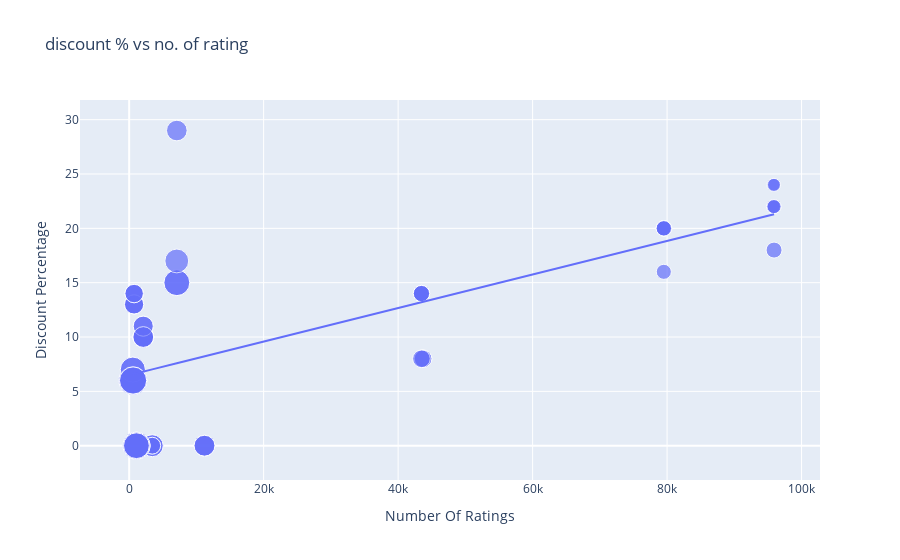

Notebook cell for this chart:
### Code cell
figure = px.scatter(data_frame=data, x = "Number Of Ratings", y ="Discount Percentage", size="Sale Price",trendline="ols", title="discount % vs no. of rating")
figure.show()

### Figure 1 — Plotly figure (JSON) as saved in the notebook; plotly's stock layout.template omitted (floating-point values rounded to 4 significant figures)
{"data": [{"hovertemplate": "Number Of Ratings=%{x}<br>Discount Percentage=%{y}<br>Sale Price=%{marker.size}<extra></extra>", "legendgroup": "", "marker": {"color": "#636efa", "size": [49900, 84900, 84900, 77000, 77000, 49900, 49900, 77000, 89900, 41999, 39999, 41999, 41999, 41999, 131900, 117100, 131900, 117100, 74999, 117900, 117100, 117900, 99900, 44999, 140900, 130900, 64900, 120900, 59900, 75900, 110900, 130900, 120900, 64900, 64900, 75900, 75900, 120900, 59900, 120900, 75900, 140900, 70900, 70900, 75900, 59900, 110900, 120900, 130900, 130900, 54999, 54999, 29999, 34999, 34999, 34999, 54999, 29999, 46999, 46999, 46999, 46999], "sizemode": "area", "sizeref": 352.2, "symbol": "circle"}, "mode": "markers", "name": "", "orientation": "v", "showlegend": false, "type": "scatter", "x": [3431, 3431, 3431, 11202, 11202, 3431, 3431, 11202, 1454, 79512, 79512, 79582, 79512, 79512, 1078, 1078, 1078, 1078, 7088, 7088, 1078, 7088, 7081, 95909, 542, 580, 740, 545, 740, 2101, 545, 580, 580, 730, 730, 2101, 2101, 580, 740, 580, 2092, 545, 2101, 2092, 2101, 740, 545, 580, 580, 580, 43707, 43707, 95807, 95909, 95807, 95909, 43470, 95909, 43470, 43470, 43470, 43470], "xaxis": "x", "y": [0, 0, 0, 0, 0, 0, 0, 0, 0, 20, 16, 20, 20, 20, 0, 0, 0, 0, 29, 15, 0, 15, 17, 18, 6, 6, 13, 6, 14, 10, 7, 6, 6, 13, 13, 10, 10, 6, 14, 6, 10, 6, 11, 11, 10, 14, 7, 6, 6, 6, 8, 8, 24, 22, 22, 22, 8, 24, 14, 14, 14, 14], "yaxis": "y"}, {"hovertemplate": "<b>OLS trendline</b><br>Discount Percentage = 0.000154292 * Number Of Ratings + 6.49233<br>R<sup>2</sup>=0.468988<br><br>Number Of Ratings=%{x}<br>Discount Percentage=%{y} <b>(trend)</b><extra></extra>", "legendgroup": "", "marker": {"color": "#636efa", "symbol": "circle"}, "mode": "lines", "name": "", "showlegend": false, "type": "scatter", "x": [542, 545, 545, 545, 545, 580, 580, 580, 580, 580, 580, 580, 580, 730, 730, 740, 740, 740, 740, 1078, 1078, 1078, 1078, 1078, 1454, 2092, 2092, 2101, 2101, 2101, 2101, 2101, 3431, 3431, 3431, 3431, 3431, 7081, 7088, 7088, 7088, 11202, 11202, 11202, 43470, 43470, 43470, 43470, 43470, 43707, 43707, 79512, 79512, 79512, 79512, 79582, 95807, 95807, 95909, 95909, 95909, 95909], "xaxis": "x", "y": [6.576, 6.576, 6.576, 6.576, 6.576, 6.582, 6.582, 6.582, 6.582, 6.582, 6.582, 6.582, 6.582, 6.605, 6.605, 6.607, 6.607, 6.607, 6.607, 6.659, 6.659, 6.659, 6.659, 6.659, 6.717, 6.815, 6.815, 6.816, 6.816, 6.816, 6.816, 6.816, 7.022, 7.022, 7.022, 7.022, 7.022, 7.585, 7.586, 7.586, 7.586, 8.221, 8.221, 8.221, 13.2, 13.2, 13.2, 13.2, 13.2, 13.24, 13.24, 18.76, 18.76, 18.76, 18.76, 18.77, 21.27, 21.27, 21.29, 21.29, 21.29, 21.29], "yaxis": "y"}], "layout": {"autosize": true, "legend": {"itemsizing": "constant", "tracegroupgap": 0}, "title": {"text": "discount % vs no. of rating"}, "xaxis": {"anchor": "y", "autorange": true, "domain": [0, 1], "range": [-6750.0, 102400.0], "title": {"text": "Number Of Ratings"}, "type": "linear"}, "yaxis": {"anchor": "x", "autorange": true, "domain": [0, 1], "range": [-5.213, 33.41], "title": {"text": "Discount Percentage"}, "type": "linear"}}}
